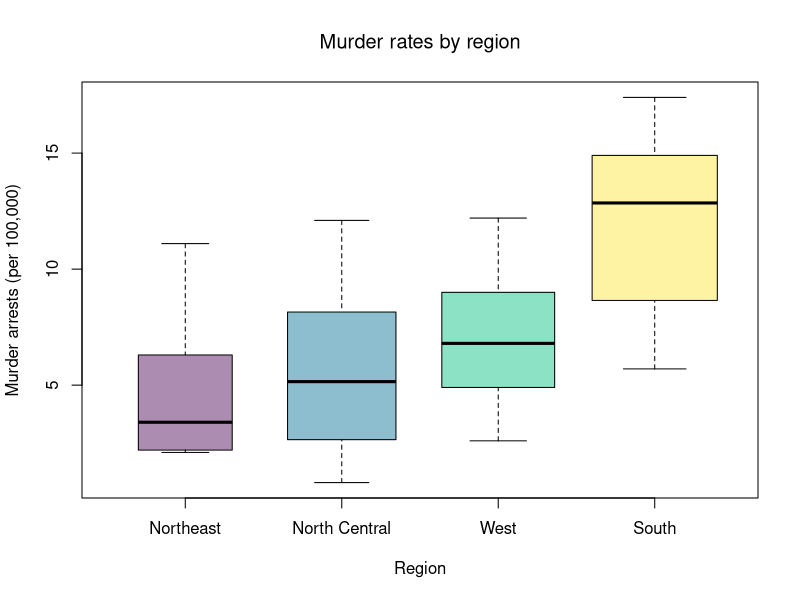
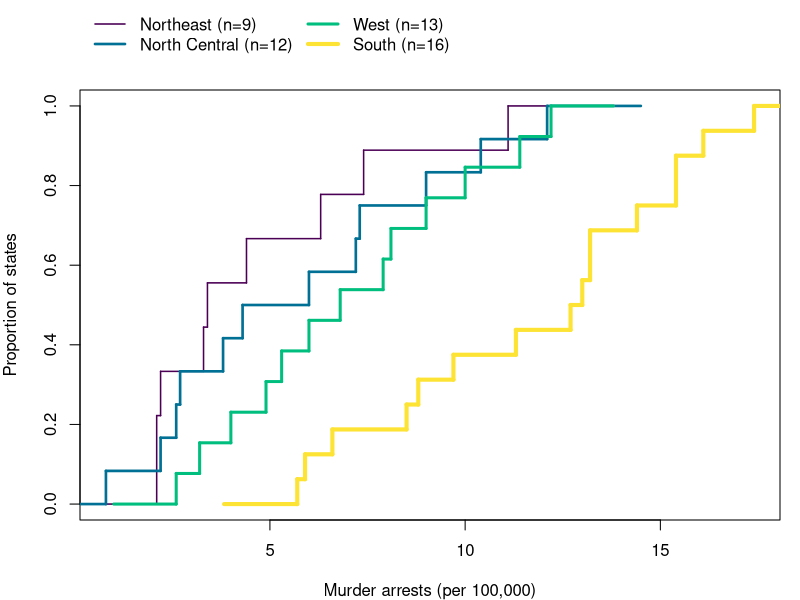
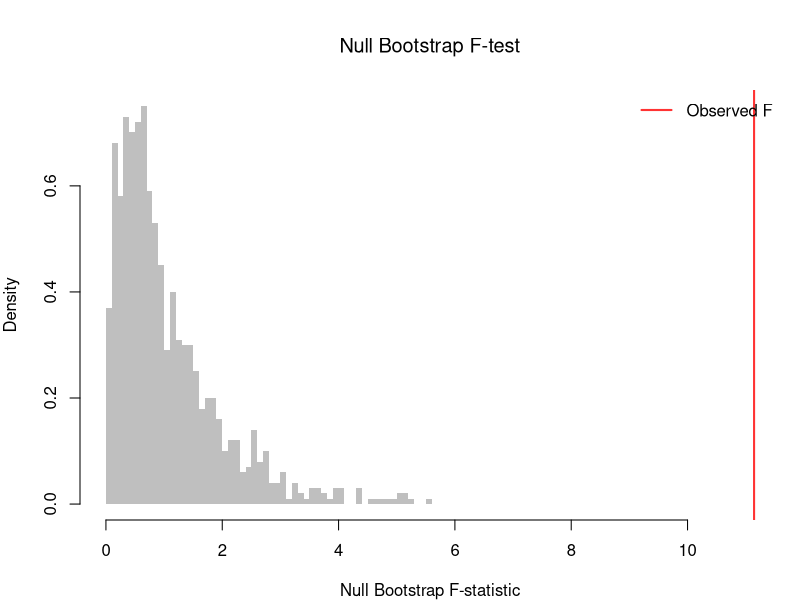

Here is the R script that generated these plots, in order:
## ---- chunk 1
# Outcome: murder arrests per 100K, one value per state
y_hat <- USArrests[, 'Murder']
# Group: the four-level region factor, in the same state order as USArrests.
# Its levels are the values the categorical variable can take.
region <- state.region
levels(region)
table(region)
## ---- chunk 2
# Order regions by their median murder rate, lowest to highest
region_order <- names(sort(tapply(y_hat, region, median)))
region <- factor(region, levels=region_order)

# Visual summary: one boxplot per region, box width scaled to group size
boxplot(y_hat ~ region,
    col=hcl.colors(4, alpha=.45), varwidth=TRUE,
    ylab='Murder arrests (per 100,000)', xlab='Region', main=NA)
title('Murder rates by region', font.main=1)
## ---- chunk 3
# One ECDF per region, on the same axes (region is already ordered by median)
line_cols <- hcl.colors(4)
n_g <- table(region)
lwd_g <- 1.5 + 2.5 * (n_g - min(n_g)) / (max(n_g) - min(n_g))

par(mar=c(4, 4, 4.5, 1))
plot(NULL, xlim=range(y_hat), ylim=c(0, 1),
    xlab='Murder arrests (per 100,000)', ylab='Proportion of states', main=NA)
for (g in seq_along(levels(region))) {
    F_g_hat <- ecdf(y_hat[region == levels(region)[g]])
    plot(F_g_hat, add=TRUE, col=line_cols[g], lwd=lwd_g[g],
        verticals=TRUE, do.points=FALSE, col.01line=NA)
}
legend('topleft', inset=c(0, -.2), xpd=TRUE, ncol=2, bty='n',
    legend=paste0(levels(region), ' (n=', n_g, ')'), col=line_cols, lty=1, lwd=lwd_g)
## ---- chunk 4
# Group size, mean, and median of the murder rate by region
summary_fun <- function(y_hat) {
    out <- c(n=length(y_hat), mean=mean(y_hat), median=median(y_hat))
    return(out)
}
aggregate(y_hat ~ region, FUN=summary_fun)
## ---- chunk 5
# Fit ANOVA
fit_aov <- aov(y_hat ~ region)
summary(fit_aov)
## ---- chunk 6
# Data
y0_hat <- c(4, 5, 6, 8, 7, 9, 5, 6, 7)
g0 <- factor(c('A', 'A', 'A', 'B', 'B', 'B', 'C', 'C', 'C'))

# Verify by hand
m0_hat <- mean(y0_hat)
m0_g_hat <- aggregate(y0_hat, list(g0), mean)$x
n0_g <- aggregate(y0_hat, list(g0), length)$x

BSS <- sum(n0_g * (m0_g_hat - m0_hat)^2)
WSS <- sum(aggregate(y0_hat, list(g0), function(y_hat) sum((y_hat - mean(y_hat))^2))$x)
cbind(BSS, WSS)
## ---- chunk 7
F_fun <- function(y_hat,g){
    m_y_hat <- mean(y_hat)
    m_g_hat <- aggregate(y_hat, list(g), mean)$x
    n_g <- aggregate(y_hat, list(g), length)$x

    BSS <- sum(n_g * (m_g_hat - m_y_hat)^2)
    WSS <- sum(aggregate(y_hat, list(g), function(y_hat) sum((y_hat - mean(y_hat))^2))$x)

    n <- length(y_hat)
    G <- nlevels(g)
    F_obs <- (BSS/(G-1)) / (WSS/(n-G))
    return(F_obs)
}
F_obs <- F_fun(y_hat=y_hat, g=region)
F_obs
## ---- chunk 8
# Pairs bootstrap: resample group labels to break the Y--group pairing
n <- length(y_hat)

F_nullboot <- vector(length=999)
for( b in seq_along(F_nullboot)){
    idx <- sample(n, replace = TRUE)
    g_boot <- region[idx]
    F_b <- F_fun(y_hat=y_hat, g=g_boot)
    F_nullboot[b] <- F_b
}

# Bootstrap p-value
p_boot <- mean(F_nullboot >= F_obs)
p_boot

hist(F_nullboot, breaks = 40,
    col = grey(0.5, 0.5), border = NA,
    freq = FALSE, main = NA, xlab = 'Null Bootstrap F-statistic',
    xlim = range(c(0, F_nullboot, F_obs)))
title('Null Bootstrap F-test', font.main = 1)
abline(v = F_obs, col = rgb(1, 0, 0, .8), lwd = 2)
legend('topright', legend = 'Observed F',
    col = rgb(1, 0, 0, .8), lwd = 2, bty='n')
## ---- chunk 9
# Degrees of freedom for the regional data
n <- length(y_hat)
G <- nlevels(region)
p_param <- 1 - pf(F_obs, G-1, n-G)

 # Compare parametric and bootstrap p-values
cbind(F_obs, p_param, p_boot)
## ---- chunk 10
# Data (the three-group example from the decomposition above)
y0_hat <- c(4, 5, 6, 8, 7, 9, 5, 6, 7)
g0 <- factor(c('A', 'A', 'A', 'B', 'B', 'B', 'C', 'C', 'C'))

# Computation
summary(aov(y0_hat ~ g0))

# Verify by hand
n0 <- length(y0_hat)
G0 <- nlevels(g0)
m0_hat <- mean(y0_hat)
m0_g_hat <- aggregate(y0_hat, list(g0), mean)$x
n0_g <- aggregate(y0_hat, list(g0), length)$x
BSS <- sum(n0_g * (m0_g_hat - m0_hat)^2)
WSS <- sum(aggregate(y0_hat, list(g0), function(y_hat) sum((y_hat - mean(y_hat))^2))$x)
Fstat <- (BSS/(G0-1)) / (WSS/(n0-G0))
pval  <- 1 - pf(Fstat, G0-1, n0-G0)
cbind(BSS, WSS, Fstat, pval)
## ---- chunk 11
kw <- kruskal.test(y_hat ~ region)
kw
## ---- chunk 12
pairwise.wilcox.test(y_hat, region, p.adjust.method='holm')
## ---- chunk 13
y0_hat <- c(1,2,3, 4,5,6, 7,8,9)
g0 <- factor(rep(c('A','B','C'), each=3))
kruskal.test(y0_hat ~ g0)
## ---- chunk 14
a0_hat <- c(1,3,5); b0_hat <- c(2,4,6)
wilcox.test(a0_hat, b0_hat)
